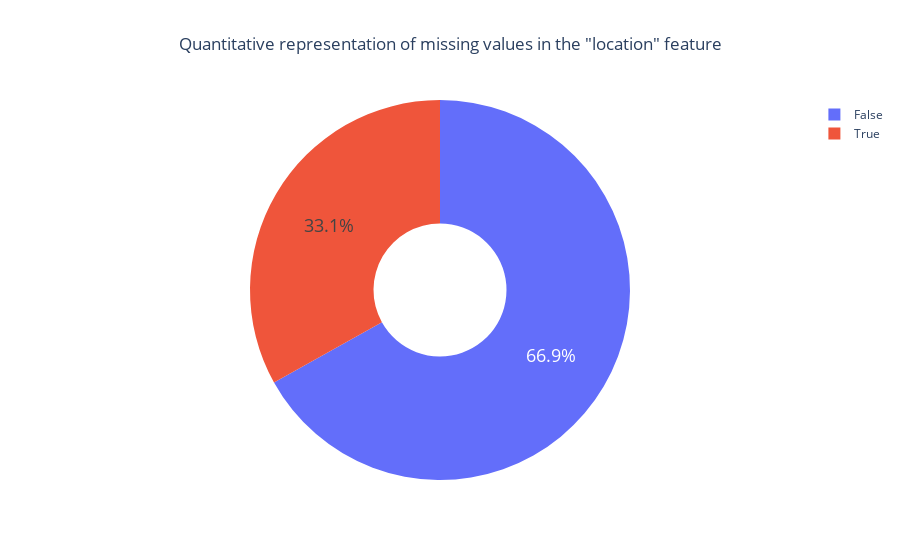

The notebook cell saved with this chart:
### Code cell
fig = go.Figure([go.Pie(labels=['False', 'True'], 
                        values=train.location.isnull().value_counts(),
                        hole=0.35)]) 

fig.update_traces(hoverinfo='label+percent', textinfo='percent', textfont_size=18)
fig.update_layout(title="Quantitative representation of missing values in the \"location\" feature",
                  title_x=0.5)
fig.show()

### Figure 1 — Plotly figure (JSON) as saved in the notebook; plotly's stock layout.template omitted (floating-point values rounded to 4 significant figures)
{"data": [{"hole": 0.35, "hoverinfo": "label+percent", "labels": ["False", "True"], "textfont": {"size": 18}, "textinfo": "percent", "type": "pie", "values": [4330, 2141]}], "layout": {"title": {"text": "Quantitative representation of missing values in the \"location\" feature", "x": 0.5}}}
